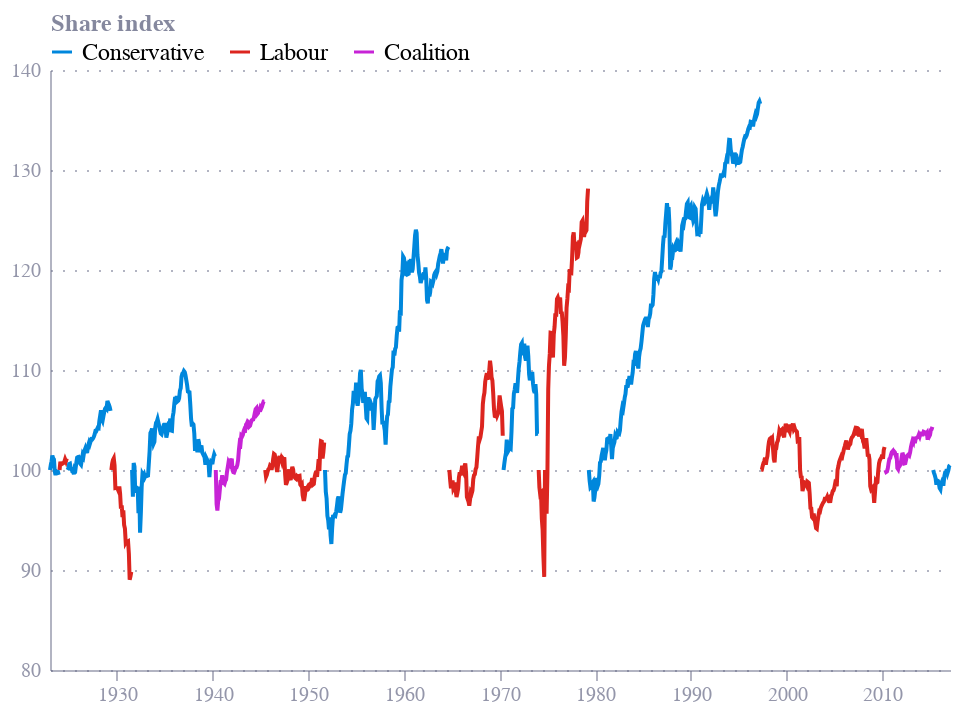

This figure's notebook cell:
### Code cell
df = pd.read_csv("econ.obs.csv")
df = df.rename(columns={"rebased_share_index": "value"})
df = df[['date', 'value', 'party', 'group']]

df['date'] = pd.to_datetime(df['date'], dayfirst=True)

df

base = alt.Chart(df).encode(
    x=alt.X('date:T', title=""),
    y=alt.Y('value:Q', title="Share index", 
            axis=alt.Axis(titleY=-17),
            scale=alt.Scale(domain=[80, 140])),
    color=alt.Color('party:N', title="Party", 
                    legend=alt.Legend(title="", orient="none", labelFontSize=12, titleFontSize=14, direction="horizontal", legendY=-15),
                    scale=alt.Scale(domain=['Conservative', 'Labour', 'Coalition'], range=['#0087DC', 'hsl(2, 75.30%, 49.20%)', 'rgb(199, 35, 214)'])),
    detail='group:N'
)

lines = base.mark_line()

chart = lines

chart = chart.properties(
    width=450,
    height=300
)

chart.save("fig1.png", scale_factor=3.0)
chart.save("fig1.json")
chart

### Figure 1 — Vega-Lite specification as saved in the notebook (floating-point values rounded to 4 significant figures; data arrays with more than 128 entries replaced by an {"elided": "..."} marker saying what was removed)
{"config": {"font": "Circular Std", "mark": {"line": {"interpolate": "monotone"}}, "view": {"stroke": "transparent", "width": 400, "height": 300}, "range": {"category": ["#36B7B4", "#E6224B", "#F4C245", "#0063AF", "#00A767", "#179FDB", "#EB5C2E"], "diverging": ["#E6224B", "#E54753", "#C9C9C9", "#179FDB", "#122B39"], "heatmap": ["#C9C9C9", "#179FDB", "#0063AF", "#122B39"], "ordinal": ["#00A767", "#36B7B4", "#179FDB", "#0063AF", "#243B5A"]}, "axisX": {"domainColor": "#676A86", "domainOpacity": 0.5, "grid": false, "labelAngle": 0, "labelColor": "#676A86", "labelOpacity": 0.7, "orient": "bottom", "tickColor": "#676A86", "tickCount": 10, "tickOpacity": 0.5, "title": false, "titleAlign": "center", "titleAnchor": "middle", "titleColor": "#676A86", "titleFontSize": 12, "titleOpacity": 0.8, "titleY": -15}, "axisY": {"domainColor": "#676A86", "domainOpacity": 0.5, "gridColor": "#676A86", "gridDash": [1, 5], "gridOpacity": 0.5, "labelColor": "#676A86", "labelOpacity": 0.7, "labelPadding": 5, "tickColor": "#676A86", "tickCount": 8, "tickOpacity": 0.5, "ticks": false, "titleAlign": "left", "titleAngle": 0, "titleBaseline": "bottom", "titleColor": "#676A86", "titleFontSize": 12, "titleOpacity": 0.8, "titleX": 0, "titleY": -7}}, "data": {"name": "data-a7cfd84411657fec5c8bfb9e4c7d5338"}, "mark": {"type": "line"}, "encoding": {"color": {"field": "party", "legend": {"direction": "horizontal", "labelFontSize": 12, "legendY": -15, "orient": "none", "title": "", "titleFontSize": 14}, "scale": {"domain": ["Conservative", "Labour", "Coalition"], "range": ["#0087DC", "hsl(2, 75.30%, 49.20%)", "rgb(199, 35, 214)"]}, "title": "Party", "type": "nominal"}, "detail": {"field": "group", "type": "nominal"}, "x": {"field": "date", "title": "", "type": "temporal"}, "y": {"axis": {"titleY": -17}, "field": "value", "scale": {"domain": [80, 140]}, "title": "Share index", "type": "quantitative"}}, "height": 300, "width": 450, "$schema": "https://vega.github.io/schema/vega-lite/v5.8.0.json", "datasets": {"data-a7cfd84411657fec5c8bfb9e4c7d5338": {"elided": "1130 records"}}}
